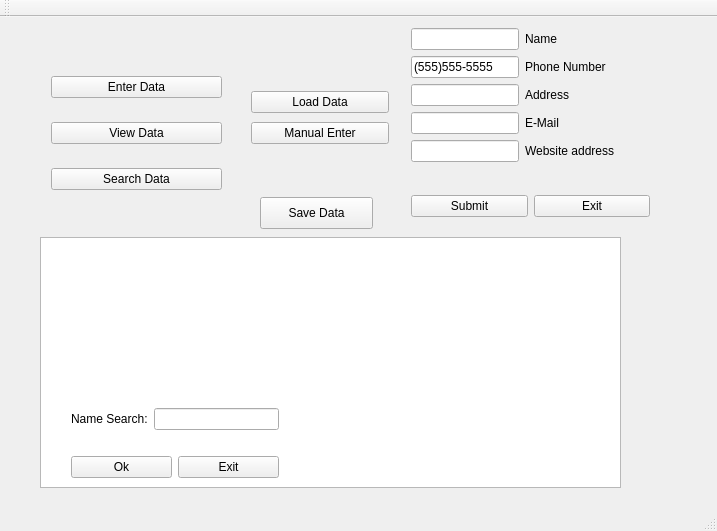
<?xml version="1.0" encoding="UTF-8"?>
<ui version="4.0">
 <class>MainWindow</class>
 <widget class="QMainWindow" name="MainWindow">
  <property name="geometry">
   <rect>
    <x>0</x>
    <y>0</y>
    <width>717</width>
    <height>531</height>
   </rect>
  </property>
  <property name="windowTitle">
   <string>MainWindow</string>
  </property>
  <widget class="QWidget" name="centralWidget">
   <widget class="QWidget" name="data_enter" native="true">
    <property name="enabled">
     <bool>true</bool>
    </property>
    <property name="geometry">
     <rect>
      <x>400</x>
      <y>0</y>
      <width>261</width>
      <height>211</height>
     </rect>
    </property>
    <property name="autoFillBackground">
     <bool>true</bool>
    </property>
    <layout class="QVBoxLayout" name="verticalLayout">
     <item>
      <layout class="QFormLayout" name="formLayout">
       <item row="0" column="0">
        <widget class="QLineEdit" name="Name_edit">
         <property name="text">
          <string/>
         </property>
        </widget>
       </item>
       <item row="0" column="1">
        <widget class="QLabel" name="label">
         <property name="text">
          <string>Name</string>
         </property>
        </widget>
       </item>
       <item row="1" column="0">
        <widget class="QLineEdit" name="Phone_edit">
         <property name="text">
          <string>(555)555-5555</string>
         </property>
        </widget>
       </item>
       <item row="1" column="1">
        <widget class="QLabel" name="label_2">
         <property name="text">
          <string>Phone Number</string>
         </property>
        </widget>
       </item>
       <item row="2" column="0">
        <widget class="QLineEdit" name="Address_edit"/>
       </item>
       <item row="2" column="1">
        <widget class="QLabel" name="label_3">
         <property name="text">
          <string>Address</string>
         </property>
        </widget>
       </item>
       <item row="3" column="0">
        <widget class="QLineEdit" name="Email_edit"/>
       </item>
       <item row="3" column="1">
        <widget class="QLabel" name="label_4">
         <property name="text">
          <string>E-Mail</string>
         </property>
        </widget>
       </item>
       <item row="4" column="0">
        <widget class="QLineEdit" name="Web_edit"/>
       </item>
       <item row="4" column="1">
        <widget class="QLabel" name="label_5">
         <property name="text">
          <string>Website address</string>
         </property>
        </widget>
       </item>
      </layout>
     </item>
     <item>
      <widget class="QLabel" name="status_label">
       <property name="text">
        <string/>
       </property>
      </widget>
     </item>
     <item>
      <layout class="QHBoxLayout" name="horizontalLayout">
       <item>
        <widget class="QPushButton" name="submit_data">
         <property name="text">
          <string>Submit</string>
         </property>
        </widget>
       </item>
       <item>
        <widget class="QPushButton" name="exit_data">
         <property name="text">
          <string>Exit</string>
         </property>
        </widget>
       </item>
      </layout>
     </item>
    </layout>
   </widget>
   <widget class="QWidget" name="verticalLayoutWidget_2">
    <property name="geometry">
     <rect>
      <x>40</x>
      <y>30</y>
      <width>193</width>
      <height>173</height>
     </rect>
    </property>
    <layout class="QVBoxLayout" name="init_menu">
     <item>
      <widget class="QPushButton" name="enter_data">
       <property name="text">
        <string>Enter Data</string>
       </property>
      </widget>
     </item>
     <item>
      <widget class="QPushButton" name="view_data">
       <property name="text">
        <string>View Data</string>
       </property>
      </widget>
     </item>
     <item>
      <widget class="QPushButton" name="search_data">
       <property name="text">
        <string>Search Data</string>
       </property>
      </widget>
     </item>
    </layout>
   </widget>
   <widget class="QTableWidget" name="data_table">
    <property name="geometry">
     <rect>
      <x>40</x>
      <y>220</y>
      <width>581</width>
      <height>251</height>
     </rect>
    </property>
    <property name="sizeAdjustPolicy">
     <enum>QAbstractScrollArea::AdjustIgnored</enum>
    </property>
    <attribute name="horizontalHeaderVisible">
     <bool>false</bool>
    </attribute>
    <attribute name="horizontalHeaderCascadingSectionResizes">
     <bool>false</bool>
    </attribute>
    <attribute name="horizontalHeaderDefaultSectionSize">
     <number>115</number>
    </attribute>
    <attribute name="horizontalHeaderHighlightSections">
     <bool>true</bool>
    </attribute>
    <attribute name="horizontalHeaderMinimumSectionSize">
     <number>21</number>
    </attribute>
    <attribute name="horizontalHeaderShowSortIndicator" stdset="0">
     <bool>false</bool>
    </attribute>
    <attribute name="horizontalHeaderStretchLastSection">
     <bool>false</bool>
    </attribute>
    <attribute name="verticalHeaderStretchLastSection">
     <bool>false</bool>
    </attribute>
    <column>
     <property name="text">
      <string>Name</string>
     </property>
    </column>
    <column>
     <property name="text">
      <string>Phone Number</string>
     </property>
    </column>
    <column>
     <property name="text">
      <string>Address</string>
     </property>
    </column>
    <column>
     <property name="text">
      <string>E-Mail</string>
     </property>
    </column>
    <column>
     <property name="text">
      <string>Website</string>
     </property>
    </column>
   </widget>
   <widget class="QWidget" name="search_widget" native="true">
    <property name="geometry">
     <rect>
      <x>60</x>
      <y>380</y>
      <width>230</width>
      <height>91</height>
     </rect>
    </property>
    <layout class="QVBoxLayout" name="verticalLayout_4">
     <item>
      <layout class="QHBoxLayout" name="horizontalLayout_4">
       <item>
        <widget class="QLabel" name="search_label">
         <property name="text">
          <string>Name Search:</string>
         </property>
        </widget>
       </item>
       <item>
        <widget class="QLineEdit" name="search_name"/>
       </item>
      </layout>
     </item>
     <item>
      <widget class="QLabel" name="search_status">
       <property name="text">
        <string/>
       </property>
      </widget>
     </item>
     <item>
      <layout class="QHBoxLayout" name="horizontalLayout_5">
       <item>
        <widget class="QPushButton" name="search_ok">
         <property name="text">
          <string>Ok</string>
         </property>
        </widget>
       </item>
       <item>
        <widget class="QPushButton" name="search_exit">
         <property name="text">
          <string>Exit</string>
         </property>
        </widget>
       </item>
      </layout>
     </item>
    </layout>
   </widget>
   <widget class="QWidget" name="load_prompt" native="true">
    <property name="geometry">
     <rect>
      <x>240</x>
      <y>60</y>
      <width>160</width>
      <height>81</height>
     </rect>
    </property>
    <layout class="QVBoxLayout" name="verticalLayout_5">
     <item>
      <widget class="QPushButton" name="load_auto">
       <property name="text">
        <string>Load Data</string>
       </property>
      </widget>
     </item>
     <item>
      <widget class="QPushButton" name="load_manual">
       <property name="text">
        <string>Manual Enter</string>
       </property>
      </widget>
     </item>
    </layout>
   </widget>
   <widget class="QPushButton" name="data_save">
    <property name="geometry">
     <rect>
      <x>260</x>
      <y>180</y>
      <width>113</width>
      <height>32</height>
     </rect>
    </property>
    <property name="text">
     <string>Save Data</string>
    </property>
   </widget>
   <zorder>verticalLayoutWidget_2</zorder>
   <zorder>data_enter</zorder>
   <zorder>data_table</zorder>
   <zorder>search_widget</zorder>
   <zorder>load_prompt</zorder>
   <zorder>data_save</zorder>
  </widget>
  <widget class="QMenuBar" name="menuBar">
   <property name="geometry">
    <rect>
     <x>0</x>
     <y>0</y>
     <width>717</width>
     <height>22</height>
    </rect>
   </property>
  </widget>
  <widget class="QToolBar" name="mainToolBar">
   <attribute name="toolBarArea">
    <enum>TopToolBarArea</enum>
   </attribute>
   <attribute name="toolBarBreak">
    <bool>false</bool>
   </attribute>
  </widget>
  <widget class="QStatusBar" name="statusBar"/>
 </widget>
 <layoutdefault spacing="6" margin="11"/>
 <resources/>
 <connections>
  <connection>
   <sender>enter_data</sender>
   <signal>clicked()</signal>
   <receiver>load_prompt</receiver>
   <slot>show()</slot>
   <hints>
    <hint type="sourcelabel">
     <x>119</x>
     <y>124</y>
    </hint>
    <hint type="destinationlabel">
     <x>309</x>
     <y>134</y>
    </hint>
   </hints>
  </connection>
  <connection>
   <sender>submit_data</sender>
   <signal>clicked()</signal>
   <receiver>MainWindow</receiver>
   <slot>data_submit()</slot>
   <hints>
    <hint type="sourcelabel">
     <x>360</x>
     <y>269</y>
    </hint>
    <hint type="destinationlabel">
     <x>268</x>
     <y>196</y>
    </hint>
   </hints>
  </connection>
  <connection>
   <sender>exit_data</sender>
   <signal>clicked()</signal>
   <receiver>MainWindow</receiver>
   <slot>data_exit()</slot>
   <hints>
    <hint type="sourcelabel">
     <x>545</x>
     <y>228</y>
    </hint>
    <hint type="destinationlabel">
     <x>338</x>
     <y>243</y>
    </hint>
   </hints>
  </connection>
  <connection>
   <sender>view_data</sender>
   <signal>clicked()</signal>
   <receiver>MainWindow</receiver>
   <slot>view_data()</slot>
   <hints>
    <hint type="sourcelabel">
     <x>119</x>
     <y>162</y>
    </hint>
    <hint type="destinationlabel">
     <x>338</x>
     <y>243</y>
    </hint>
   </hints>
  </connection>
  <connection>
   <sender>search_data</sender>
   <signal>clicked()</signal>
   <receiver>search_widget</receiver>
   <slot>show()</slot>
   <hints>
    <hint type="sourcelabel">
     <x>136</x>
     <y>218</y>
    </hint>
    <hint type="destinationlabel">
     <x>154</x>
     <y>460</y>
    </hint>
   </hints>
  </connection>
  <connection>
   <sender>search_exit</sender>
   <signal>clicked()</signal>
   <receiver>search_widget</receiver>
   <slot>hide()</slot>
   <hints>
    <hint type="sourcelabel">
     <x>212</x>
     <y>488</y>
    </hint>
    <hint type="destinationlabel">
     <x>154</x>
     <y>460</y>
    </hint>
   </hints>
  </connection>
  <connection>
   <sender>search_ok</sender>
   <signal>clicked()</signal>
   <receiver>MainWindow</receiver>
   <slot>data_search()</slot>
   <hints>
    <hint type="sourcelabel">
     <x>97</x>
     <y>488</y>
    </hint>
    <hint type="destinationlabel">
     <x>532</x>
     <y>265</y>
    </hint>
   </hints>
  </connection>
  <connection>
   <sender>load_manual</sender>
   <signal>clicked()</signal>
   <receiver>data_enter</receiver>
   <slot>show()</slot>
   <hints>
    <hint type="sourcelabel">
     <x>309</x>
     <y>152</y>
    </hint>
    <hint type="destinationlabel">
     <x>480</x>
     <y>150</y>
    </hint>
   </hints>
  </connection>
  <connection>
   <sender>load_manual</sender>
   <signal>clicked()</signal>
   <receiver>load_prompt</receiver>
   <slot>hide()</slot>
   <hints>
    <hint type="sourcelabel">
     <x>309</x>
     <y>152</y>
    </hint>
    <hint type="destinationlabel">
     <x>309</x>
     <y>134</y>
    </hint>
   </hints>
  </connection>
  <connection>
   <sender>load_auto</sender>
   <signal>clicked()</signal>
   <receiver>MainWindow</receiver>
   <slot>data_load()</slot>
   <hints>
    <hint type="sourcelabel">
     <x>319</x>
     <y>115</y>
    </hint>
    <hint type="destinationlabel">
     <x>358</x>
     <y>265</y>
    </hint>
   </hints>
  </connection>
  <connection>
   <sender>data_save</sender>
   <signal>clicked()</signal>
   <receiver>MainWindow</receiver>
   <slot>data_save()</slot>
   <hints>
    <hint type="sourcelabel">
     <x>316</x>
     <y>230</y>
    </hint>
    <hint type="destinationlabel">
     <x>358</x>
     <y>265</y>
    </hint>
   </hints>
  </connection>
 </connections>
 <slots>
  <slot>data_submit()</slot>
  <slot>data_exit()</slot>
  <slot>view_data()</slot>
  <slot>data_search()</slot>
  <slot>data_load()</slot>
  <slot>data_save()</slot>
 </slots>
</ui>
